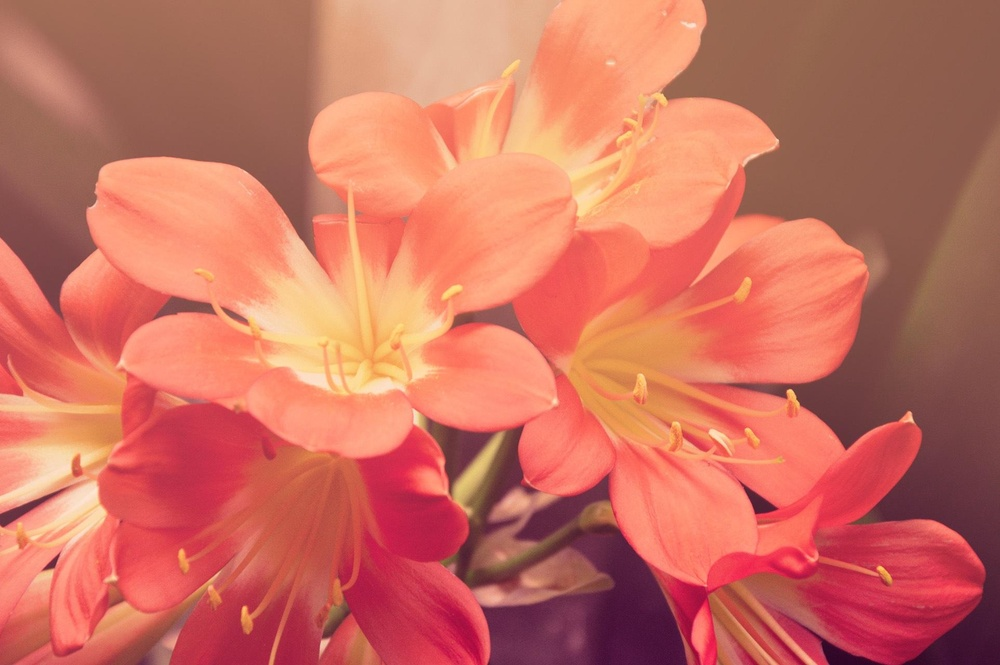
#> input picture Lista 03/Lista 03/colorido.jpg, 1000 x 665 px, shrunk from 1925 x 1280 before the run
$ python exercicio01.py
#> lines starting #> are read from the running program, lines starting #| are printed output that depends on the picture
# 01) O que significa o negativo de uma imagem?
#     Uma imagem negativa é obtida através da inversão de cores de uma imagem normal.

#Imagem colorida
from PIL import Image

imgColor = Image.open('colorido.jpg')
#> imgColor is the input picture: PIL image 1000x665 RGB; mean R, G, B 203.2, 111.7, 95.7
matrizColor = imgColor.load()

for i in range (imgColor.size[0]):
    for j in range (imgColor.size[1]):
        r = 255 - matrizColor[i, j][0]
        g = 255 - matrizColor[i, j][1]
        b = 255 - matrizColor[i, j][2]

        matrizColor[i, j] = (r, g, b)

imgColor.save('coloridoNegativo.jpg')
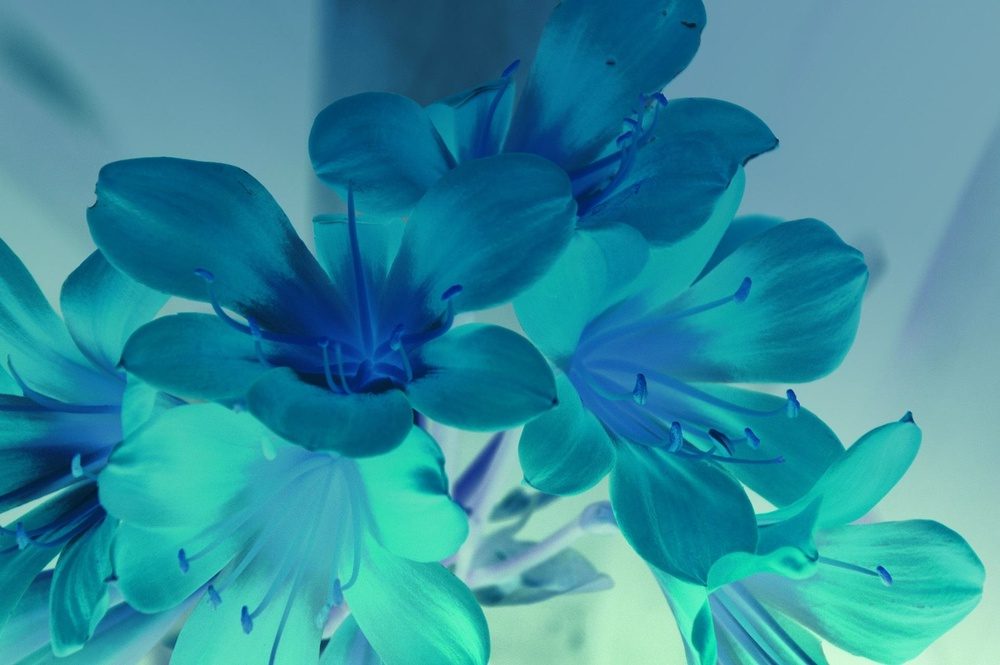
#> saved as coloridoNegativo.jpg: PIL image 1000x665 RGB; mean R, G, B 51.8, 143.3, 159.3

#Imagem escala de cinza
imgPB = Image.open('pretoBranco.jpg')
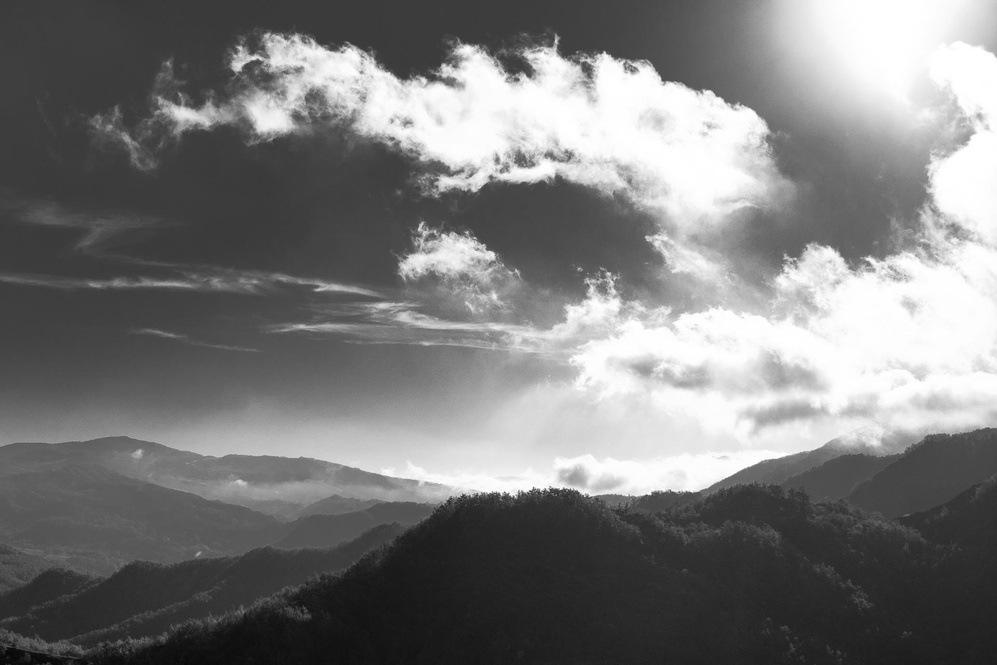
#> input picture Lista 03/Lista 03/pretoBranco.jpg, 997 x 665 px, shrunk from 1920 x 1280 before the run
#> imgPB is the input picture: PIL image 997x665 RGB; min 5, max 255, mean 122.6
matrizPB = imgPB.load()

for i in range (imgPB.size[0]):
    for j in range (imgPB.size[1]):
        r = 255 - matrizPB[i, j][0]
        g = 255 - matrizPB[i, j][1]
        b = 255 - matrizPB[i, j][2]

        matrizPB[i, j] = (r, g, b)

imgPB.save('pretoBrancoNegativo.jpg')
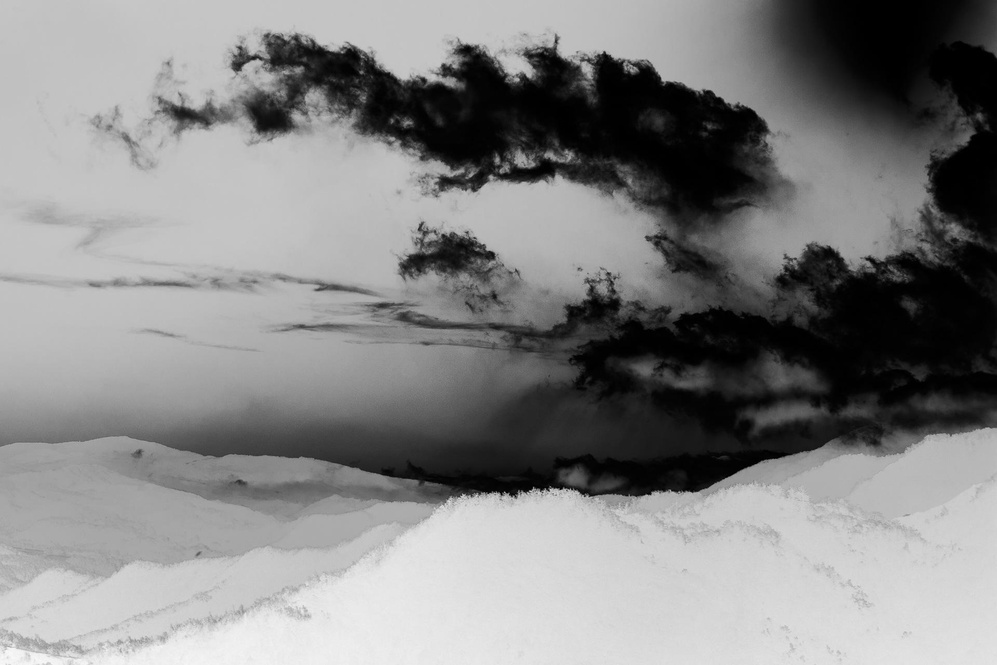
#> saved as pretoBrancoNegativo.jpg: PIL image 997x665 RGB; min 0, max 250, mean 132.4
